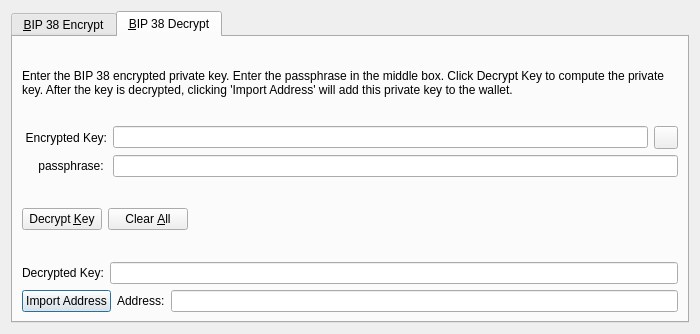
<?xml version="1.0" encoding="UTF-8"?>
<ui version="4.0">
 <class>Bip38ToolDialog</class>
 <widget class="QDialog" name="Bip38ToolDialog">
  <property name="geometry">
   <rect>
    <x>0</x>
    <y>0</y>
    <width>700</width>
    <height>334</height>
   </rect>
  </property>
  <property name="windowTitle">
   <string>BIP 38 Tool</string>
  </property>
  <property name="modal">
   <bool>true</bool>
  </property>
  <layout class="QVBoxLayout" name="verticalLayout">
   <item>
    <widget class="QTabWidget" name="tabWidget">
     <property name="currentIndex">
      <number>1</number>
     </property>
     <widget class="QWidget" name="tabBip38Encrypt">
      <attribute name="title">
       <string>&amp;BIP 38 Encrypt</string>
      </attribute>
      <layout class="QVBoxLayout" name="verticalLayout_SM">
       <item>
        <widget class="QLabel" name="infoLabel_ENC">
         <property name="text">
          <string>Enter a Fundin Address that you would like to encrypt using BIP 38. Enter a passphrase in the middle box. Press encrypt to compute the encrypted private key.</string>
         </property>
         <property name="textFormat">
          <enum>Qt::PlainText</enum>
         </property>
         <property name="wordWrap">
          <bool>true</bool>
         </property>
        </widget>
       </item>
       <item>
        <layout class="QHBoxLayout" name="horizontalLayout_1_ENC">
         <item>
          <widget class="QLabel" name="label_5">
           <property name="minimumSize">
            <size>
             <width>85</width>
             <height>0</height>
            </size>
           </property>
           <property name="text">
            <string>Address:</string>
           </property>
           <property name="alignment">
            <set>Qt::AlignRight|Qt::AlignTrailing|Qt::AlignVCenter</set>
           </property>
          </widget>
         </item>
         <item>
          <widget class="QValidatedLineEdit" name="addressIn_ENC">
           <property name="toolTip">
            <string>The Fundin address to sign the message with</string>
           </property>
          </widget>
         </item>
         <item>
          <widget class="QToolButton" name="addressBookButton_ENC">
           <property name="toolTip">
            <string>Choose previously used address</string>
           </property>
           <property name="autoFillBackground">
            <bool>false</bool>
           </property>
           <property name="text">
            <string/>
           </property>
           <property name="icon">
            <iconset resource="../fundin.qrc">
             <normaloff>:/icons/address-book</normaloff>:/icons/address-book</iconset>
           </property>
           <property name="shortcut">
            <string>Alt+A</string>
           </property>
          </widget>
         </item>
         <item>
          <widget class="QToolButton" name="pasteButton_ENC">
           <property name="toolTip">
            <string>Paste address from clipboard</string>
           </property>
           <property name="text">
            <string/>
           </property>
           <property name="icon">
            <iconset resource="../fundin.qrc">
             <normaloff>:/icons/editpaste</normaloff>:/icons/editpaste</iconset>
           </property>
           <property name="shortcut">
            <string>Alt+P</string>
           </property>
          </widget>
         </item>
        </layout>
       </item>
       <item>
        <layout class="QHBoxLayout" name="horizontalLayout_5">
         <item>
          <widget class="QLabel" name="label_6">
           <property name="minimumSize">
            <size>
             <width>85</width>
             <height>0</height>
            </size>
           </property>
           <property name="text">
            <string>passphrase: </string>
           </property>
           <property name="alignment">
            <set>Qt::AlignRight|Qt::AlignTrailing|Qt::AlignVCenter</set>
           </property>
          </widget>
         </item>
         <item>
          <widget class="QLineEdit" name="passphraseIn_ENC">
           <property name="echoMode">
            <enum>QLineEdit::Password</enum>
           </property>
          </widget>
         </item>
        </layout>
       </item>
       <item>
        <layout class="QHBoxLayout" name="horizontalLayout_2_ENC">
         <item>
          <widget class="QLabel" name="encryptedKeyLabel_ENC">
           <property name="minimumSize">
            <size>
             <width>85</width>
             <height>0</height>
            </size>
           </property>
           <property name="text">
            <string>Encrypted Key:</string>
           </property>
           <property name="textFormat">
            <enum>Qt::PlainText</enum>
           </property>
           <property name="alignment">
            <set>Qt::AlignRight|Qt::AlignTrailing|Qt::AlignVCenter</set>
           </property>
          </widget>
         </item>
         <item>
          <widget class="QLineEdit" name="encryptedKeyOut_ENC">
           <property name="font">
            <font>
             <italic>true</italic>
            </font>
           </property>
           <property name="readOnly">
            <bool>true</bool>
           </property>
          </widget>
         </item>
         <item>
          <widget class="QToolButton" name="copyKeyButton_ENC">
           <property name="toolTip">
            <string>Copy the current signature to the system clipboard</string>
           </property>
           <property name="text">
            <string/>
           </property>
           <property name="icon">
            <iconset resource="../fundin.qrc">
             <normaloff>:/icons/editcopy</normaloff>:/icons/editcopy</iconset>
           </property>
          </widget>
         </item>
        </layout>
       </item>
       <item>
        <layout class="QHBoxLayout" name="horizontalLayout_3_ENC">
         <item>
          <widget class="QPushButton" name="encryptKeyButton_ENC">
           <property name="toolTip">
            <string>Encrypt the private key for this Fundin address</string>
           </property>
           <property name="text">
            <string>Encrypt &amp;Key</string>
           </property>
           <property name="autoDefault">
            <bool>false</bool>
           </property>
          </widget>
         </item>
         <item>
          <widget class="QPushButton" name="clearButton_ENC">
           <property name="toolTip">
            <string>Reset all fields</string>
           </property>
           <property name="text">
            <string>Clear &amp;All</string>
           </property>
           <property name="autoDefault">
            <bool>false</bool>
           </property>
          </widget>
         </item>
         <item>
          <spacer name="horizontalSpacer_1_ENC">
           <property name="orientation">
            <enum>Qt::Horizontal</enum>
           </property>
           <property name="sizeHint" stdset="0">
            <size>
             <width>40</width>
             <height>48</height>
            </size>
           </property>
          </spacer>
         </item>
         <item>
          <widget class="QLabel" name="statusLabel_ENC">
           <property name="font">
            <font>
             <weight>75</weight>
             <bold>true</bold>
            </font>
           </property>
           <property name="text">
            <string/>
           </property>
           <property name="wordWrap">
            <bool>true</bool>
           </property>
          </widget>
         </item>
         <item>
          <spacer name="horizontalSpacer_2_ENC">
           <property name="orientation">
            <enum>Qt::Horizontal</enum>
           </property>
           <property name="sizeHint" stdset="0">
            <size>
             <width>40</width>
             <height>48</height>
            </size>
           </property>
          </spacer>
         </item>
        </layout>
       </item>
      </layout>
     </widget>
     <widget class="QWidget" name="tabBip38Decrypt">
      <attribute name="title">
       <string>&amp;BIP 38 Decrypt</string>
      </attribute>
      <layout class="QVBoxLayout" name="verticalLayout_VM">
       <item>
        <widget class="QLabel" name="infoLabel_DEC">
         <property name="text">
          <string>Enter the BIP 38 encrypted private key. Enter the passphrase in the middle box. Click Decrypt Key to compute the private key. After the key is decrypted, clicking 'Import Address' will add this private key to the wallet.</string>
         </property>
         <property name="textFormat">
          <enum>Qt::PlainText</enum>
         </property>
         <property name="wordWrap">
          <bool>true</bool>
         </property>
        </widget>
       </item>
       <item>
        <layout class="QHBoxLayout" name="horizontalLayout_3">
         <item>
          <widget class="QLabel" name="label_2">
           <property name="minimumSize">
            <size>
             <width>85</width>
             <height>0</height>
            </size>
           </property>
           <property name="text">
            <string>Encrypted Key:</string>
           </property>
           <property name="alignment">
            <set>Qt::AlignRight|Qt::AlignTrailing|Qt::AlignVCenter</set>
           </property>
          </widget>
         </item>
         <item>
          <widget class="QValidatedLineEdit" name="encryptedKeyIn_DEC">
           <property name="toolTip">
            <string>The encrypted private key</string>
           </property>
          </widget>
         </item>
         <item>
          <widget class="QToolButton" name="pasteButton_DEC">
           <property name="toolTip">
            <string>Paste address from clipboard</string>
           </property>
           <property name="text">
            <string/>
           </property>
           <property name="icon">
            <iconset resource="../fundin.qrc">
             <normaloff>:/icons/editpaste</normaloff>:/icons/editpaste</iconset>
           </property>
           <property name="shortcut">
            <string>Alt+P</string>
           </property>
          </widget>
         </item>
        </layout>
       </item>
       <item>
        <layout class="QHBoxLayout" name="horizontalLayout">
         <item>
          <widget class="QLabel" name="label">
           <property name="minimumSize">
            <size>
             <width>85</width>
             <height>0</height>
            </size>
           </property>
           <property name="text">
            <string>passphrase: </string>
           </property>
           <property name="alignment">
            <set>Qt::AlignRight|Qt::AlignTrailing|Qt::AlignVCenter</set>
           </property>
          </widget>
         </item>
         <item>
          <widget class="QLineEdit" name="passphraseIn_DEC">
           <property name="echoMode">
            <enum>QLineEdit::Password</enum>
           </property>
          </widget>
         </item>
        </layout>
       </item>
       <item>
        <layout class="QHBoxLayout" name="horizontalLayout_2_DEC">
         <item>
          <widget class="QPushButton" name="decryptKeyButton_DEC">
           <property name="toolTip">
            <string>Decrypt the entered key using the passphrase</string>
           </property>
           <property name="text">
            <string>Decrypt &amp;Key</string>
           </property>
           <property name="autoDefault">
            <bool>false</bool>
           </property>
          </widget>
         </item>
         <item>
          <widget class="QPushButton" name="clearButton_DEC">
           <property name="toolTip">
            <string>Reset all fields</string>
           </property>
           <property name="text">
            <string>Clear &amp;All</string>
           </property>
           <property name="autoDefault">
            <bool>false</bool>
           </property>
          </widget>
         </item>
         <item>
          <spacer name="horizontalSpacer_1_DEC">
           <property name="orientation">
            <enum>Qt::Horizontal</enum>
           </property>
           <property name="sizeHint" stdset="0">
            <size>
             <width>40</width>
             <height>48</height>
            </size>
           </property>
          </spacer>
         </item>
         <item>
          <widget class="QLabel" name="statusLabel_DEC">
           <property name="font">
            <font>
             <weight>75</weight>
             <bold>true</bold>
            </font>
           </property>
           <property name="text">
            <string/>
           </property>
           <property name="wordWrap">
            <bool>true</bool>
           </property>
          </widget>
         </item>
         <item>
          <spacer name="horizontalSpacer_2_DEC">
           <property name="orientation">
            <enum>Qt::Horizontal</enum>
           </property>
           <property name="sizeHint" stdset="0">
            <size>
             <width>40</width>
             <height>48</height>
            </size>
           </property>
          </spacer>
         </item>
        </layout>
       </item>
       <item>
        <layout class="QHBoxLayout" name="horizontalLayout_2">
         <item>
          <widget class="QLabel" name="label_3">
           <property name="text">
            <string>Decrypted Key:</string>
           </property>
          </widget>
         </item>
         <item>
          <widget class="QValidatedLineEdit" name="decryptedKeyOut_DEC"/>
         </item>
        </layout>
       </item>
       <item>
        <layout class="QHBoxLayout" name="horizontalLayout_4">
         <item>
          <widget class="QPushButton" name="importAddressButton_DEC">
           <property name="text">
            <string>Import Address</string>
           </property>
          </widget>
         </item>
         <item>
          <widget class="QLabel" name="label_4">
           <property name="text">
            <string>Address:</string>
           </property>
          </widget>
         </item>
         <item>
          <widget class="QLineEdit" name="addressOut_DEC"/>
         </item>
        </layout>
       </item>
      </layout>
     </widget>
    </widget>
   </item>
  </layout>
 </widget>
 <customwidgets>
  <customwidget>
   <class>QValidatedLineEdit</class>
   <extends>QLineEdit</extends>
   <header>qvalidatedlineedit.h</header>
  </customwidget>
 </customwidgets>
 <resources>
  <include location="../fundin.qrc"/>
 </resources>
 <connections/>
</ui>
